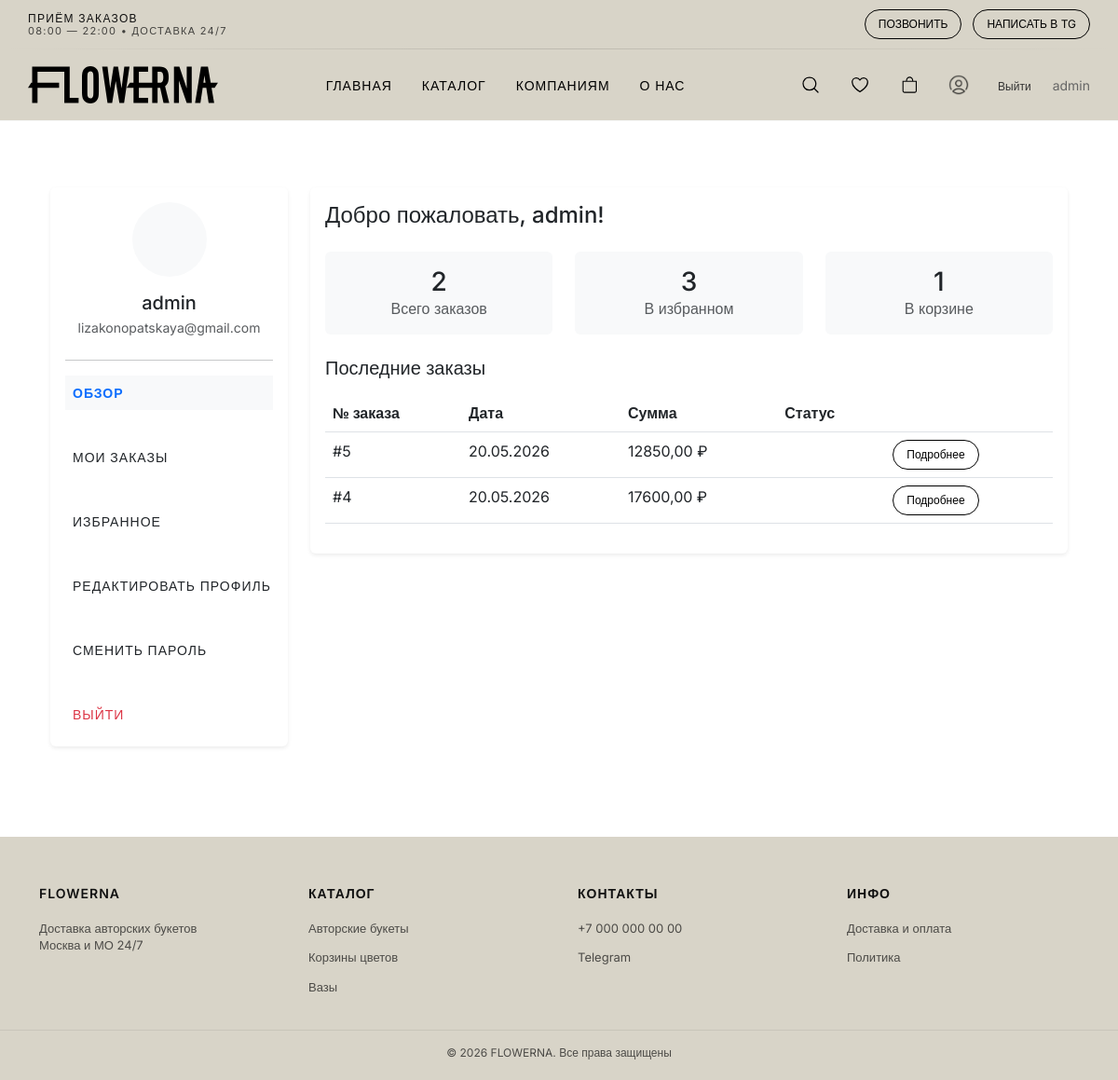
The page /profile/ (signed in) on the database as committed earlier.
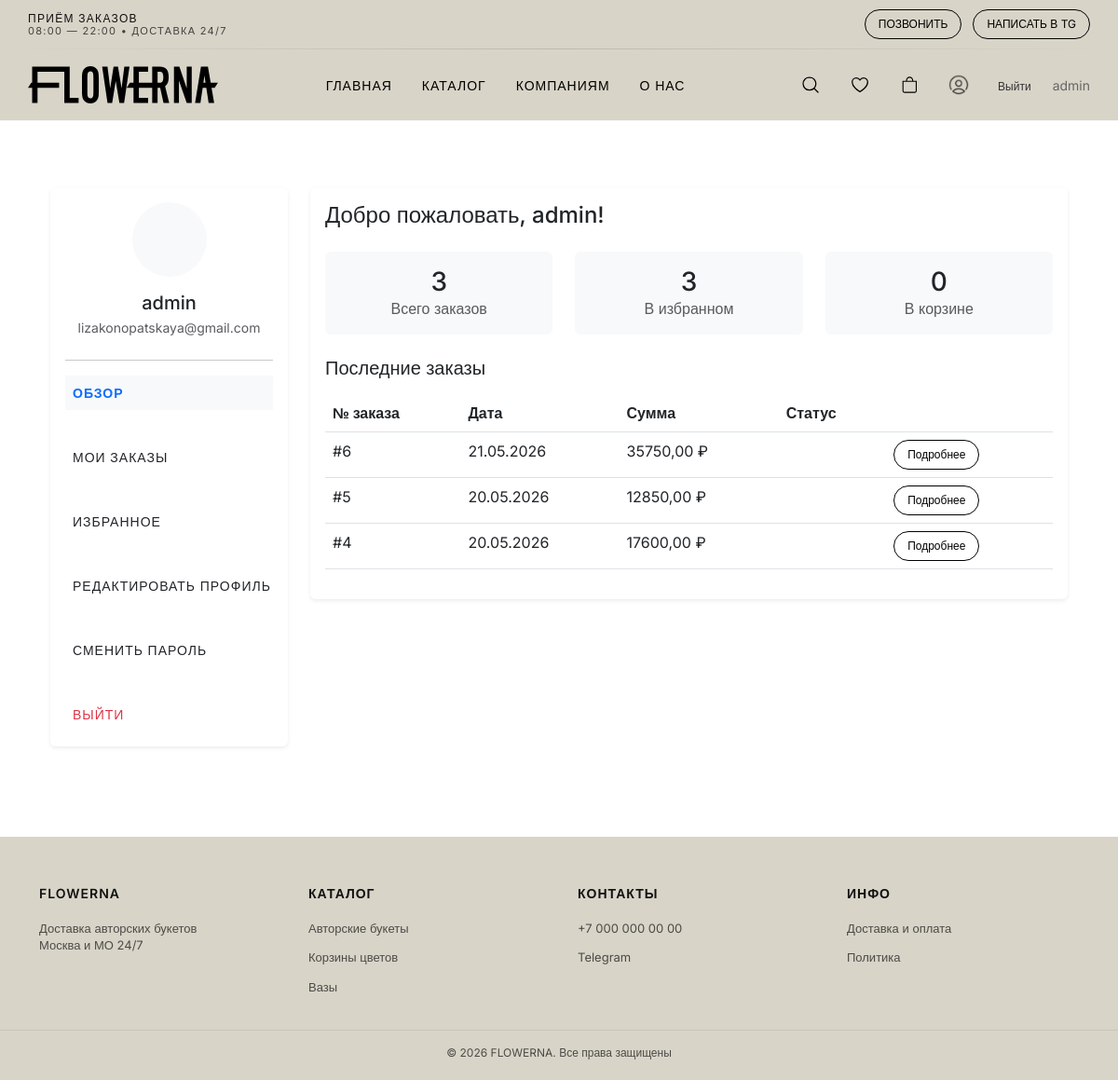
The same page on the database as committed later.
### catalog/models.py (models this page shows, shortened)
class Order(models.Model):
    PAYMENT_METHODS = [
        ('cash', 'Наличные'),
        ('card', 'Банковская карта'),
    ]
    DELIVERY_TIMES = [
        ('09:00-11:00', '09:00 - 11:00'),
        ('11:00-13:00', '11:00 - 13:00'),
        ('13:00-15:00', '13:00 - 15:00'),
        ('15:00-17:00', '15:00 - 17:00'),
        ('17:00-19:00', '17:00 - 19:00'),
        ('19:00-21:00', '19:00 - 21:00'),
    ]
    user = models.ForeignKey(settings.AUTH_USER_MODEL, on_delete=models.CASCADE, null=True, blank=True,
                             verbose_name='Пользователь')
    name = models.CharField(max_length=200, verbose_name='Имя')
    phone = models.CharField(max_length=20, verbose_name='Телефон')
    address = models.TextField(verbose_name='Адрес доставки')
    delivery_date = models.DateField(verbose_name='Дата доставки')
    delivery_time = models.CharField(max_length=50, choices=DELIVERY_TIMES, verbose_name='Время доставки')
    comment = models.TextField(blank=True, verbose_name='Комментарий')
    payment_method = models.CharField(max_length=10, choices=PAYMENT_METHODS, verbose_name='Способ оплаты')
    cart_items = models.JSONField(default=dict, verbose_name='Товары в заказе')
    total_sum = models.DecimalField(max_digits=10, decimal_places=2, default=0, verbose_name='Сумма заказа')
    created_at = models.DateTimeField(auto_now_add=True, verbose_name='Дата создания')
    status = models.CharField(max_length=20, default='new', verbose_name='Статус заказа')
    class Meta:
        verbose_name = 'Заказ'
        verbose_name_plural = 'Заказы'
        ordering = ['-created_at']

class Category(models.Model):
    name = models.CharField(max_length=255)
    description = models.TextField(null=True, blank=True)
    image = models.ImageField(upload_to='categories/', blank=True, null=True)
    slug = models.SlugField(unique=True, blank=True, null=True)
    is_featured = models.BooleanField(default=False)

### catalog/views.py (the view)
# urls.py: path('profile/', views.profile, name='profile'),
@login_required
def profile(request):
    recent_orders = Order.objects.filter(user=request.user).order_by('-created_at')[:5]
    total_orders = Order.objects.filter(user=request.user).count()
    favorites_count = Favorite.objects.filter(user=request.user).count()
    cart_count = Cart.objects.filter(user=request.user).count()
    context = {
        'user': request.user,
        'recent_orders': recent_orders,
        'total_orders': total_orders,
        'favorites_count': favorites_count,
        'cart_count': cart_count,
        'section': 'dashboard'
    }
    return render(request, 'catalog/profile_dashboard.html', context)

### catalog/context_processors.py (called while the page is built)
def categories_processor(request):
    footer_category_slugs = [
        'avtorskie-bukety',
        'vazy',
        'mono-duo-i-trio-bukety',
        'korziny-tsvetov',
        'cveti-v-korobke'
    ]
    footer_categories = Category.objects.filter(
        slug__in=footer_category_slugs
    )
    return {
        'footer_categories': footer_categories
    }

### templates/catalog/profile_dashboard.html (shortened to what this page needs)
{% extends 'catalog/base_profile.html' %}
{% block profile_content %}
<div class="card border-0 shadow-sm">
    <div class="card-body">
        <h4 class="card-title mb-4">Добро пожаловать, {{ user.first_name|default:user.username }}!</h4>
        <div class="row g-4 mb-4">
            <div class="col-md-4">
                <div class="card h-100 border-0 bg-light">
                    <div class="card-body text-center">
                        <h3 class="mb-0">{{ total_orders }}</h3>
                        <p class="text-muted mb-0">Всего заказов</p>
                    </div>
                </div>
            </div>
            <div class="col-md-4">
                <div class="card h-100 border-0 bg-light">
                    <div class="card-body text-center">
                        <h3 class="mb-0">{{ favorites_count }}</h3>
                        <p class="text-muted mb-0">В избранном</p>
                    </div>
                </div>
            </div>
            <div class="col-md-4">
                <div class="card h-100 border-0 bg-light">
                    <div class="card-body text-center">
                        <h3 class="mb-0">{{ cart_count }}</h3>
                        <p class="text-muted mb-0">В корзине</p>
                    </div>
                </div>
            </div>
        </div>
        <h5 class="mb-3">Последние заказы</h5>
        {% if recent_orders %}
            <div class="table-responsive">
                <table class="table table-hover">
                    <thead>
                        <tr>
                            <th>№ заказа</th>
                            <th>Дата</th>
                            <th>Сумма</th>
                            <th>Статус</th>
                            <th></th>
                        </tr>
                    </thead>
                    <tbody>
                        {% for order in recent_orders %}
                        <tr>
                            <td>#{{ order.id }}</td>
                            <td>{{ order.created_at|date:"d.m.Y" }}</td>
                            <td>{{ order.total_sum }} ₽</td>
                            <td>
                            </td>
                            <td>
                                <a href="{% url 'profile_order_detail' order.id %}" class="btn btn-sm btn-outline-primary">
                                    Подробнее
                                </a>
                            </td>
                        </tr>
                        {% endfor %}
                    </tbody>
                </table>
            </div>
        {% else %}
            <div class="text-center py-5">
                <i class="fas fa-shopping-bag fa-3x text-muted mb-3"></i>
                <p>У вас пока нет заказов</p>
                <a href="{% url 'catalog' %}" class="btn btn-primary">Перейти в каталог</a>
            </div>
        {% endif %}
    </div>
</div>
{% endblock %}

### templates/components/footer.html
<footer class="footer">
    <div class="footer__top container">
        <div class="footer__col">
            <div class="footer__title">FLOWERNA</div>
            <p class="footer__text">
                Доставка авторских букетов<br>
                Москва и МО 24/7
            </p>
        </div>
        <div class="footer__col">
            <div class="footer__title">КАТАЛОГ</div>
            {% for category in footer_categories %}
                <a href="{% url 'catalog' %}?category={{ category.id }}">
                    {{ category.name }}
                </a>
            {% endfor %}
        </div>
        <div class="footer__col">
            <div class="footer__title">КОНТАКТЫ</div>
            <a href="tel:+70000000000">+7 000 000 00 00</a>
            <a href="#">Telegram</a>
        </div>
        <div class="footer__col">
            <div class="footer__title">ИНФО</div>
            <a href="{% url 'dostavka-i-oplata' %}">Доставка и оплата</a>
            <a href="{% url 'politika-konfidentsialnosti' %}">Политика</a>
        </div>
    </div>
    <div class="footer__bottom">
        © 2026 FLOWERNA. Все права защищены
    </div>
</footer>

Rows that differ between the two databases and show on the page:
added Order: id "6", created_at "21.05.2026", total_sum "35750,00"
Other text that changed with them:
{{ total_orders }}: "2" → "3"
{{ cart_count }}: "1" → "0"
